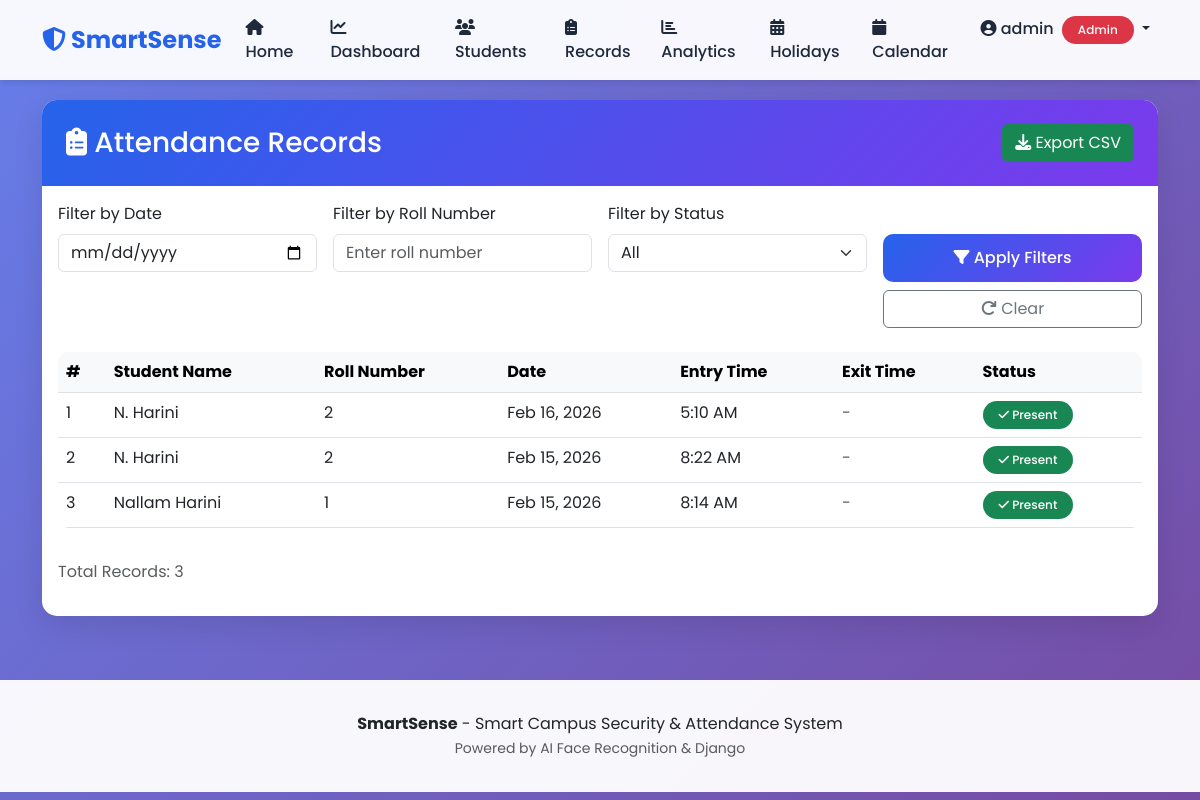
Page /attendance/records/ (signed in) on the earlier database version.
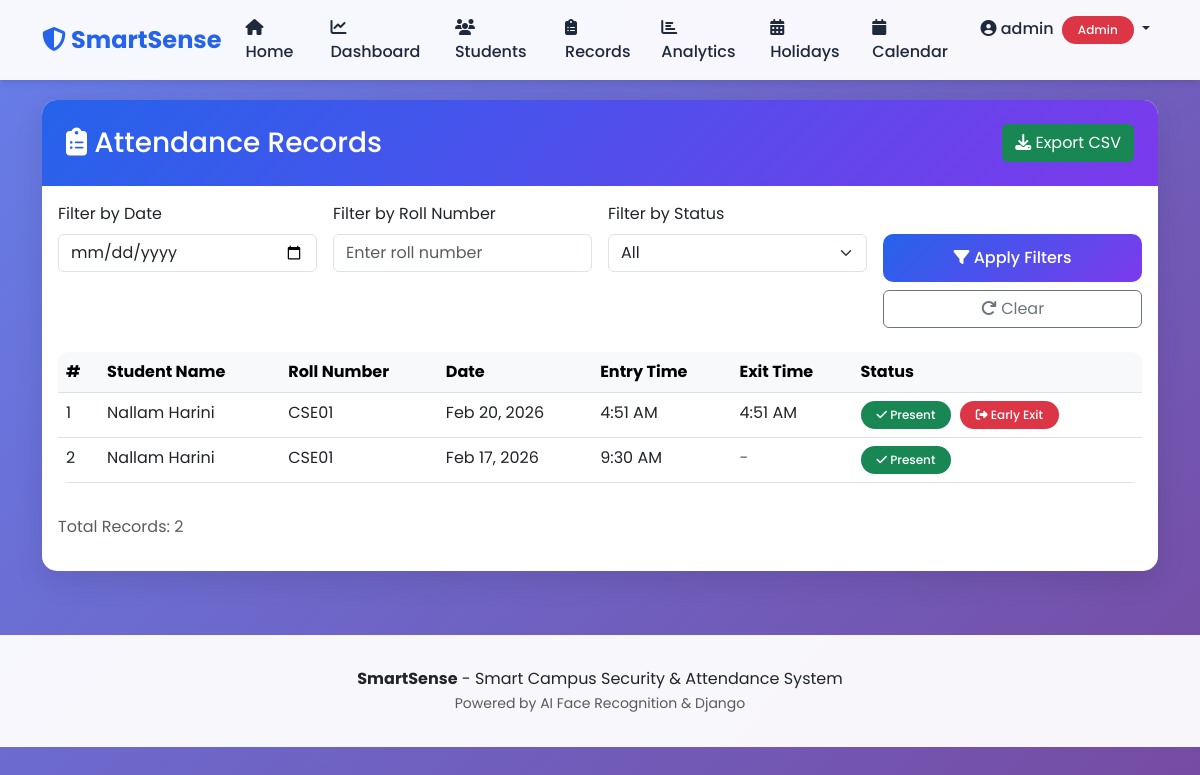
Same page on the later database version.
### attendance/models.py (models this page shows, shortened)
class Attendance(models.Model):
    STATUS_CHOICES = [
        ('ENTRY', 'Entry'),
        ('EXIT', 'Exit'),
    ]
    student = models.ForeignKey(Student, on_delete=models.CASCADE, related_name='attendances')
    date = models.DateField(auto_now_add=True)
    entry_time = models.TimeField(null=True, blank=True)
    exit_time = models.TimeField(null=True, blank=True)
    is_late = models.BooleanField(default=False)
    is_early_exit = models.BooleanField(default=False)
    status = models.CharField(max_length=10, choices=STATUS_CHOICES, default='ENTRY')
    created_at = models.DateTimeField(auto_now_add=True)
    class Meta:
        ordering = ['-date', '-entry_time']
        unique_together = ['student', 'date']

### accounts/models.py (models this page shows, shortened)
class Student(models.Model):
    name = models.CharField(max_length=100)
    roll_number = models.CharField(max_length=20, unique=True)
    email = models.EmailField()
    department = models.CharField(max_length=100, default='Computer Science')
    phone = models.CharField(max_length=15, blank=True, null=True)
    face_encoding = models.BinaryField(blank=True, null=True)
    photo = models.ImageField(upload_to='student_photos/', blank=True, null=True)
    is_active = models.BooleanField(default=True)
    created_at = models.DateTimeField(auto_now_add=True)
    updated_at = models.DateTimeField(auto_now=True)
    class Meta:
        ordering = ['roll_number']

### attendance/views.py (the view)
# urls.py: path('records/', views.attendance_records, name='attendance_records'),
@admin_required
def attendance_records(request):
    records = Attendance.objects.select_related('student').all()
    date_filter = request.GET.get('date')
    student_filter = request.GET.get('student')
    status_filter = request.GET.get('status')
    if date_filter:
        records = records.filter(date=date_filter)
    if student_filter:
        records = records.filter(student__roll_number__icontains=student_filter)
    if status_filter:
        if status_filter == 'late':
            records = records.filter(is_late=True)
        elif status_filter == 'early_exit':
            records = records.filter(is_early_exit=True)
    students = Student.objects.filter(is_active=True)
    context = {
        'records': records,
        'students': students,
        'date_filter': date_filter or '',
        'student_filter': student_filter or '',
        'status_filter': status_filter or '',
    }
    return render(request, 'attendance/records.html', context)

### templates/attendance/records.html (shortened to what the changed rows need)
{% extends 'base.html' %}
{% block content %}
<div class="row">
    <div class="col-12">
        <div class="card">
            <div class="card-body">
                {% if records %}
                    <div class="table-responsive">
                        <table class="table table-hover">
                            <thead class="table-light">
                                <tr>
                                    <th>#</th>
                                    <th>Student Name</th>
                                    <th>Roll Number</th>
                                    <th>Date</th>
                                    <th>Entry Time</th>
                                    <th>Exit Time</th>
                                    <th>Status</th>
                                </tr>
                            </thead>
                            <tbody>
                                {% for record in records %}
                                <tr>
                                    <td>{{ forloop.counter }}</td>
                                    <td>{{ record.student.name }}</td>
                                    <td>{{ record.student.roll_number }}</td>
                                    <td>{{ record.date|date:"M d, Y" }}</td>
                                    <td>
                                        {% if record.entry_time %}
                                            {{ record.entry_time|time:"g:i A" }}
                                        {% else %}
                                            <span class="text-muted">-</span>
                                        {% endif %}
                                    </td>
                                    <td>
                                        {% if record.exit_time %}
                                            {{ record.exit_time|time:"g:i A" }}
                                        {% else %}
                                            <span class="text-muted">-</span>
                                        {% endif %}
                                    </td>
                                    <td>
                                        {% if record.is_late %}
                                            <span class="badge bg-warning text-dark">
                                                <i class="fas fa-clock"></i> Late
                                            </span>
                                        {% elif record.entry_time %}
                                            <span class="badge bg-success">
                                                <i class="fas fa-check"></i> Present
                                            </span>
                                        {% endif %}
                                        {% if record.is_early_exit %}
                                            <span class="badge bg-danger ms-1">
                                                <i class="fas fa-sign-out-alt"></i> Early Exit
                                            </span>
                                        {% elif record.exit_time and not record.is_early_exit %}
                                            <span class="badge bg-info ms-1">
                                                <i class="fas fa-door-open"></i> Exit Marked
                                            </span>
                                        {% endif %}
                                    </td>
                                </tr>
                                {% endfor %}
                            </tbody>
                        </table>
                    </div>
                    <div class="mt-3">
                        <p class="text-muted">Total Records: {{ records|length }}</p>
                    </div>
                {% else %}
                    <div class="text-center text-muted py-5">
                        <i class="fas fa-inbox fa-4x mb-3"></i>
                        <h4>No Records Found</h4>
                        <p>No attendance records match your filter criteria.</p>
                    </div>
                {% endif %}
            </div>
        </div>
    </div>
</div>
{% endblock %}

Differences in the rows shown:
removed Attendance: student.name "N. Harini", student.roll_number "2", date "Feb 16, 2026", entry_time "5:10 AM", is_late False (drawn)
removed Attendance: student.name "N. Harini", student.roll_number "2", date "Feb 15, 2026", entry_time "8:22 AM", is_late False (drawn)
removed Attendance: student.name "Nallam Harini", student.roll_number "1", date "Feb 15, 2026", entry_time "8:14 AM", is_late False (drawn)
added Attendance: student.name "Nallam Harini", student.roll_number "CSE01", date "Feb 20, 2026", entry_time "4:51 AM", exit_time "4:51 AM", is_late False (drawn), is_early_exit True (drawn)
added Attendance: student.name "Nallam Harini", student.roll_number "CSE01", date "Feb 17, 2026", entry_time "9:30 AM", is_late False (drawn)
Other differences:
{{ records|length }}: "3" → "2"
